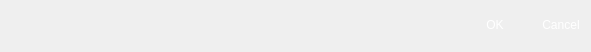
<?xml version="1.0" encoding="UTF-8"?>
<ui version="4.0">
 <class>VSCHddDevice</class>
 <widget class="QDialog" name="VSCHddDevice">
  <property name="geometry">
   <rect>
    <x>0</x>
    <y>0</y>
    <width>591</width>
    <height>52</height>
   </rect>
  </property>
  <property name="windowTitle">
   <string>Disk selecting</string>
  </property>
  <property name="windowIcon">
   <iconset resource="../main/vscmainwindows.qrc">
    <normaloff>:/logo/resources/vscsmall.png</normaloff>:/logo/resources/vscsmall.png</iconset>
  </property>
  <layout class="QVBoxLayout" name="verticalLayout_2">
   <property name="spacing">
    <number>9</number>
   </property>
   <property name="leftMargin">
    <number>0</number>
   </property>
   <property name="topMargin">
    <number>0</number>
   </property>
   <property name="rightMargin">
    <number>0</number>
   </property>
   <property name="bottomMargin">
    <number>0</number>
   </property>
   <item>
    <layout class="QVBoxLayout" name="verticalLayout"/>
   </item>
   <item>
    <layout class="QHBoxLayout">
     <property name="spacing">
      <number>6</number>
     </property>
     <property name="leftMargin">
      <number>0</number>
     </property>
     <property name="topMargin">
      <number>0</number>
     </property>
     <property name="rightMargin">
      <number>0</number>
     </property>
     <property name="bottomMargin">
      <number>0</number>
     </property>
     <item>
      <spacer>
       <property name="orientation">
        <enum>Qt::Horizontal</enum>
       </property>
       <property name="sizeHint" stdset="0">
        <size>
         <width>131</width>
         <height>31</height>
        </size>
       </property>
      </spacer>
     </item>
     <item>
      <widget class="QPushButton" name="okButton">
       <property name="minimumSize">
        <size>
         <width>60</width>
         <height>30</height>
        </size>
       </property>
       <property name="maximumSize">
        <size>
         <width>60</width>
         <height>30</height>
        </size>
       </property>
       <property name="styleSheet">
        <string notr="true">QPushButton { 
border:none;
color:white;
background-image: url(:/action/resources/button.png);}
QPushButton:hover {
	background-image: url(:/action/resources/buttonpress.png);}
QPushButton:pressed {
	background-image: url(:/action/resources/button.png);}
</string>
       </property>
       <property name="text">
        <string>OK</string>
       </property>
      </widget>
     </item>
     <item>
      <widget class="QPushButton" name="cancelButton">
       <property name="minimumSize">
        <size>
         <width>60</width>
         <height>30</height>
        </size>
       </property>
       <property name="maximumSize">
        <size>
         <width>60</width>
         <height>30</height>
        </size>
       </property>
       <property name="styleSheet">
        <string notr="true">QPushButton { 
border:none;
color:white;
background-image: url(:/action/resources/button.png);}
QPushButton:hover {
	background-image: url(:/action/resources/buttonpress.png);}
QPushButton:pressed {
	background-image: url(:/action/resources/button.png);}
</string>
       </property>
       <property name="text">
        <string>Cancel</string>
       </property>
      </widget>
     </item>
    </layout>
   </item>
  </layout>
 </widget>
 <resources>
  <include location="../main/vscmainwindows.qrc"/>
 </resources>
 <connections>
  <connection>
   <sender>okButton</sender>
   <signal>clicked()</signal>
   <receiver>VSCHddDevice</receiver>
   <slot>accept()</slot>
   <hints>
    <hint type="sourcelabel">
     <x>278</x>
     <y>253</y>
    </hint>
    <hint type="destinationlabel">
     <x>96</x>
     <y>254</y>
    </hint>
   </hints>
  </connection>
  <connection>
   <sender>cancelButton</sender>
   <signal>clicked()</signal>
   <receiver>VSCHddDevice</receiver>
   <slot>reject()</slot>
   <hints>
    <hint type="sourcelabel">
     <x>369</x>
     <y>253</y>
    </hint>
    <hint type="destinationlabel">
     <x>179</x>
     <y>282</y>
    </hint>
   </hints>
  </connection>
 </connections>
</ui>
